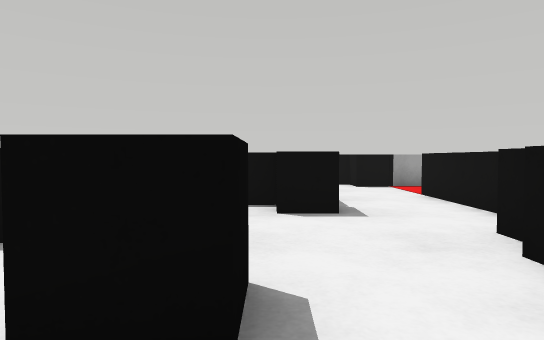
view 1 (above)

18 first-person views from a walk through a world built for the Webots simulator. The camera is 0.09 m above the floor, tilts 2° down and sees 75° across. The floor is counted in squares, 0.1 m on a side. Each view is taken from the middle of a square. On the plan, view 1 faces up. The plan holds only what a view shows up to about 12 squares ahead; the rest is blank. Robots are left out.

view 2
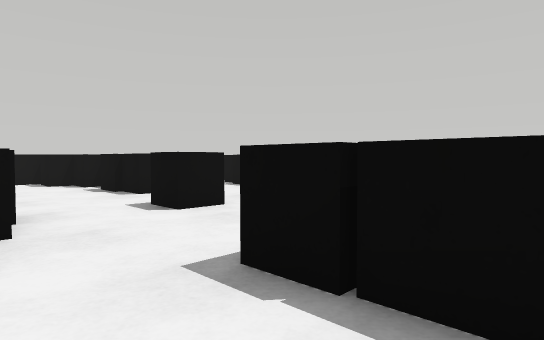

view 3
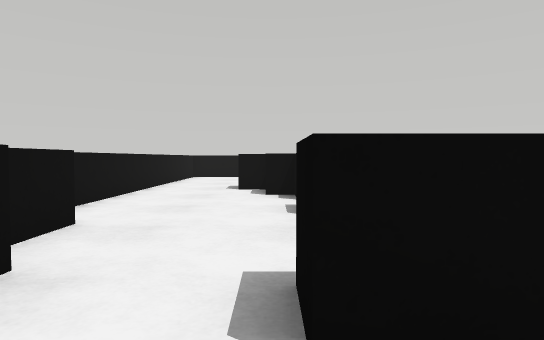

view 4
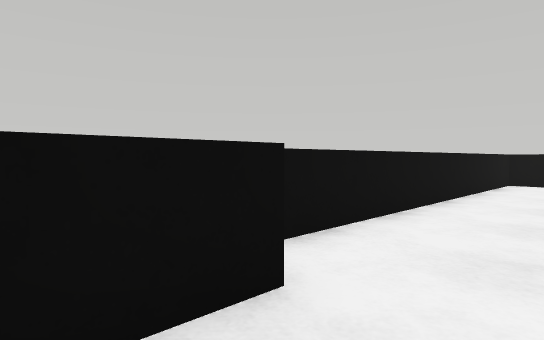

view 5
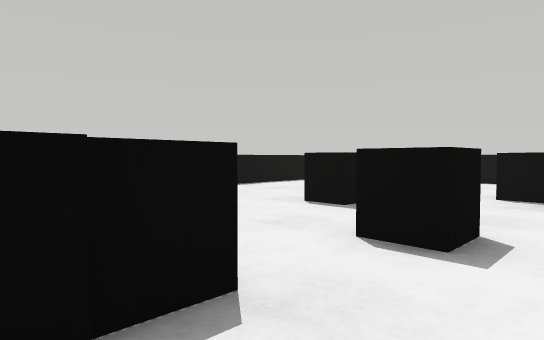

view 6
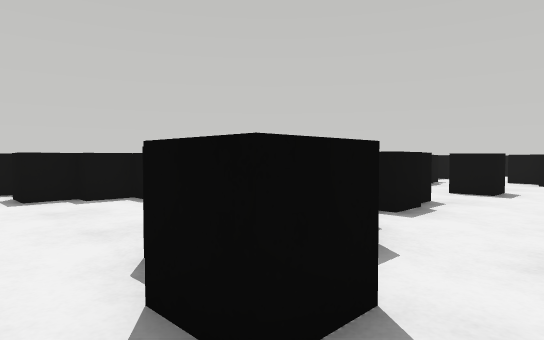

view 7
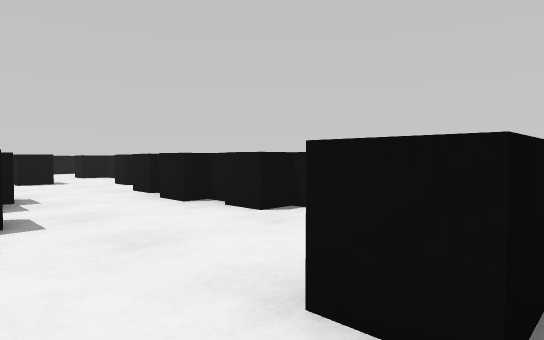

view 8
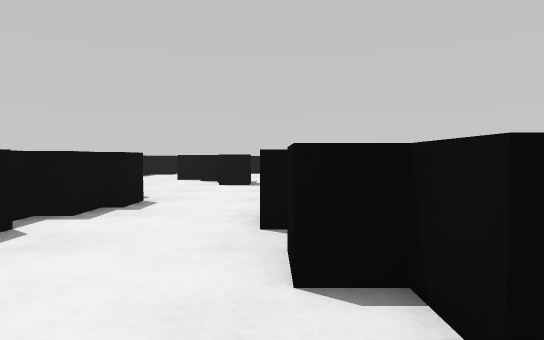

view 9
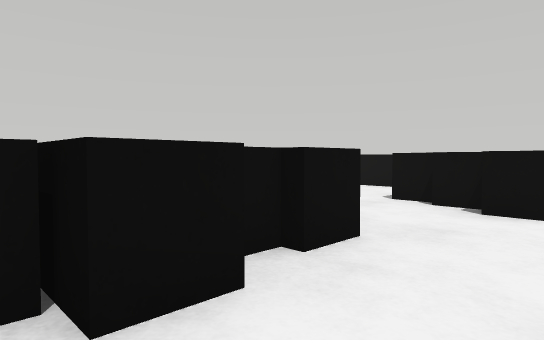

view 10
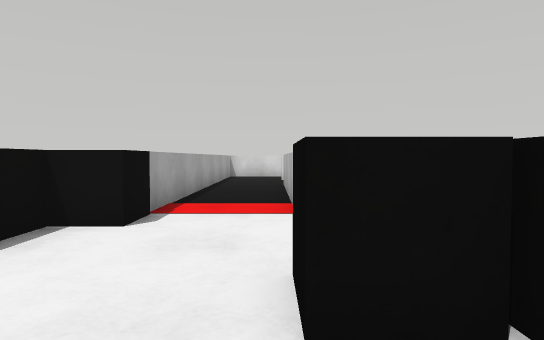

view 11
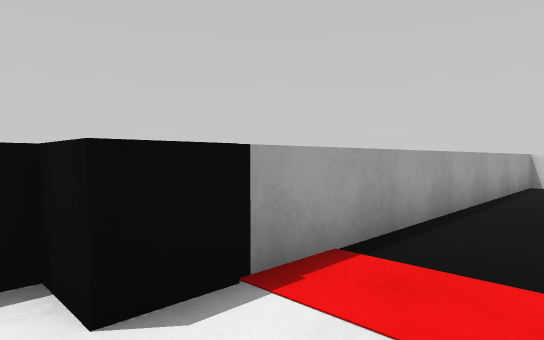

view 12
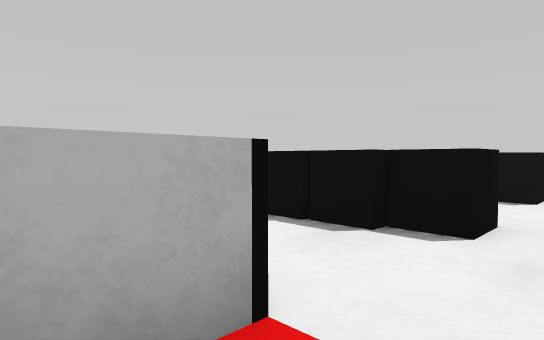

view 13
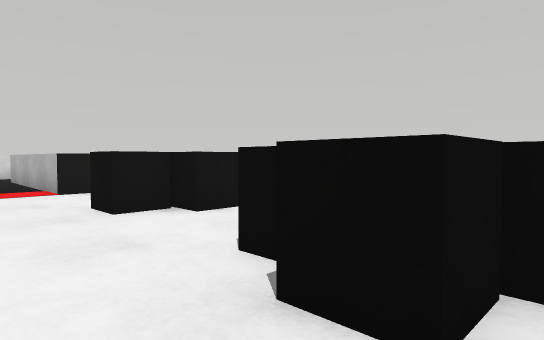

view 14
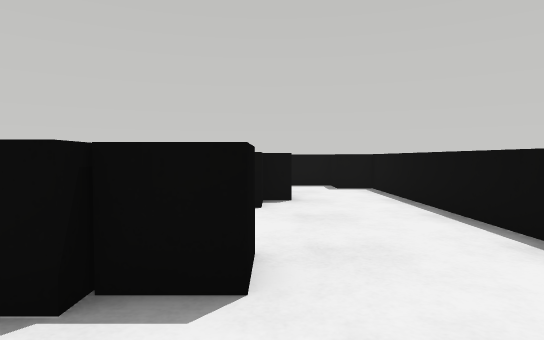

view 15
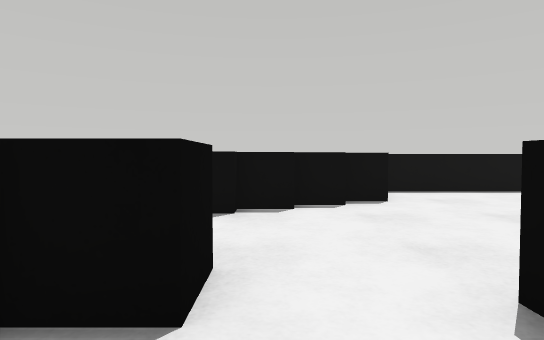

view 16
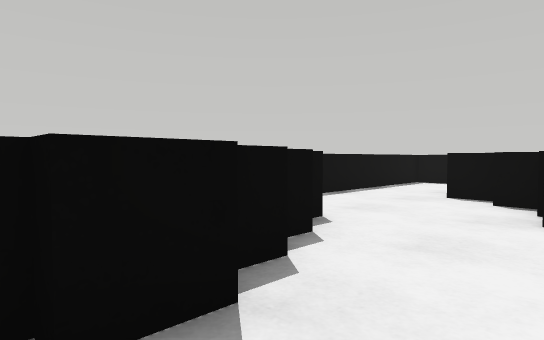

view 17
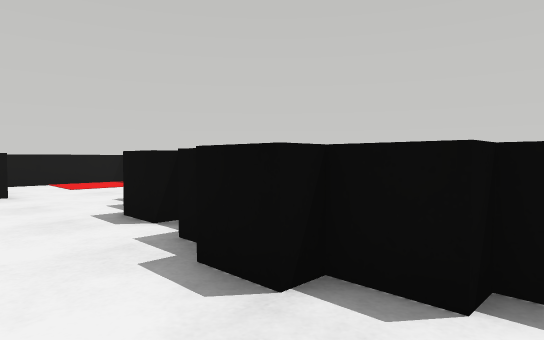

view 18
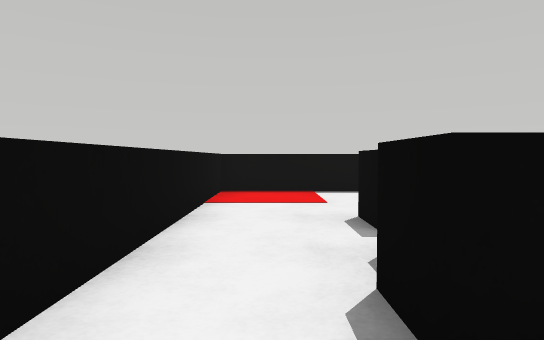

### Floor plan
Points are (right, up) in squares from view 1. A wall is a line through its corners. A room is listed if a view was taken in it or the views show most of it. See-through windows are left out.
Room 1 (views 1, 2, 3, 4, 5, 6, 7, 8, 9, 10, 11, 13, 14, 15, 16, 17, 18)
walls: (3.6, 5.6) (3.6, 8.6); (-8.4, -8.6) (-8.4, -12.3) (-0.6, -12.3); (-0.8, 11.9) (-7.5, 11.9); (1, -12.3) (3.6, -12.3) (3.6, -1.8); (-8.4, 11) (-8.4, 3); (2.6, 11.9) (1.8, 11.9)
ways out: opening at (4, 10) to room 2
objects: black box (-8, 11) to (-7, 11); black box (-7, -7) to (-6, -6); black box (-7, -5) to (-6, -5); black box (-7, -4) to (-6, -3); black box (-7, 0) to (-6, 1); black box (-7, 2) to (-6, 2); black box (-6, -3) to (-5, -2); black box (-6, -2) to (-5, -1); black box (-6, 6) to (-5, 7); black box (-6, 8); black box (-5, -4); black box (-5, 0); black box (-5, 8) to (-4, 9); black box (-4, -10) to (-3, -9); black box (-4, 4) to (-3, 5); black box (-4, 6) to (-4, 7); black box (-3, -9) to (-2, -8); black box (-3, 6); black box (-3, 8) to (-3, 9); black box (-2, -10); black box (-2, -6) to (-1, -5); black box (-2, -4) to (-1, -4); black box (-2, -3) to (-1, -3); black box (-2, -2) to (-1, -2); black box (-2, -1) to (-1, 0); black box (-1, -10) to (0, -9); black box (-1, -7) to (0, -7); black box (-1, 2) to (0, 3); black box (-1, 7) to (0, 8); black box (0, -6) to (0, -5); black box (0, 6) to (1, 7); black box (0, 9) to (1, 9); black box (1, -7) to (1, -6); black box (1, 8); black box (2, 1) to (3, 2); black box (2, 3); black box (3, -1) to (3, 0); black box (3, 1); black box (3, 3) to (3, 4); black box (3, 11)
Room 2 (view 12)
walls: (11.6, 11) (3.6, 11); (3.6, 8.6) (9.4, 8.6)
ways out: opening at (4, 10) to room 1; opening at (12, 9.5)

Positions as (right, up) in squares from view 1, and headings:
1: (0, 0), facing up
2: (3, 8), facing down-left
3: (0, 4), facing down
4: (1, 1), facing down-right
5: (1, -2), facing up-left
6: (2, -8), facing up-left
7: (-6, -10), facing up-right
8: (-2, -8), facing up
9: (-4, -2), facing down-right
10: (-2, 9), facing right
11: (2, 9), facing up-right
12: (5, 10), facing down-left
13: (-6, 11), facing down-right
14: (3, 9), facing left
15: (1, 0), facing left
16: (-3, -2), facing up-left
17: (-3, 1), facing down-left
18: (1, -11), facing left
